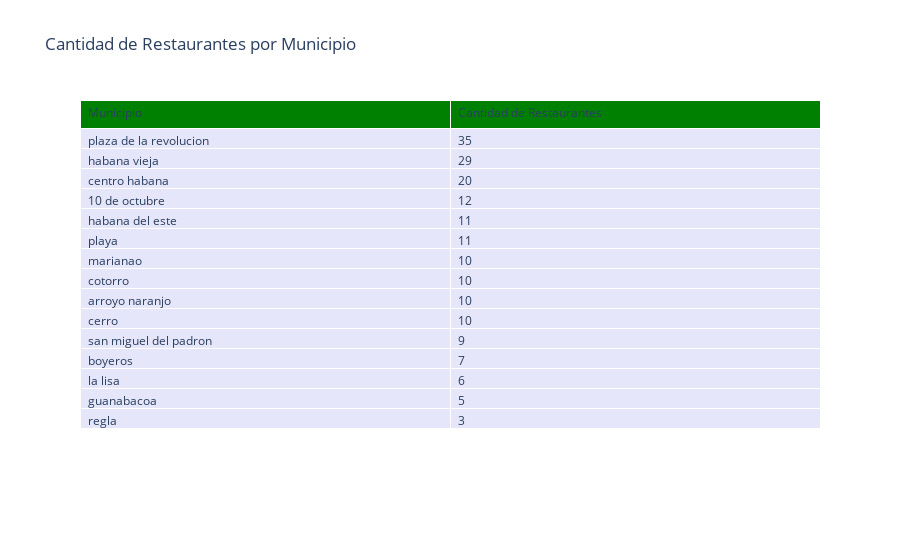

Here is the notebook cell this chart was saved with:
### Markdown cell above
Ya Alejandro lleva 3 años en los Estados Unidos y sus amigos le aconsejaron que lo mejor opción para ayudar a su familia en Cuba era poniéndoles un negocio, él estaba decidido a invertir en algo que no solo generara ingresos, sino que tambíen mejorara la calidad de vida de sus padres en La Habana. Muchos le sugirieron algunas de las opciones mas populares en Cuba, como revender productos Shein, sin embargo el tenía una visión diferente,  su objetivo era establecer un negocio autosuficiente, y sabiendo ya que no habia mujer en La Habana que cocinara mejor que su vieja, decidió que abrir un restaurante era la mejor opción para lograr su objetivo....
Su madre Caridad, una ama de casa que dedicó toda su vida a su esposo, a su hijo y a la cocina, casi infarta al escuchar la noticia de que por finnnn le van a empezar a pagar por cocinar algo que llevaba toda la vida haciendo por amor y sin ningún tipo de lucro.

Para que todo saliera bien, Alejandro sabía que necesitaba resalizar un análisis exhaustivo de la competencia, por lo que tomó una muestra de los restaurantes de toda La Habana...

### Code cell
#Tabla con la cantidad de jsons que hay de cada municipio :)
municipio = data2["location.municipe"].str.lower().str.strip()

restaurantes_municipio = municipio.value_counts().reset_index()
restaurantes_municipio.columns = ["municipio", "cantidad_restaurantes"]


fig = go.Figure(data=[go.Table(
    header=dict(values=["Municipio", "Cantidad de Restaurantes"],
                fill_color="green",
                align="left"),
    cells=dict(values=[restaurantes_municipio["municipio"], restaurantes_municipio["cantidad_restaurantes"]],
               fill_color="lavender",
               align="left"))
])


fig.update_layout(title="Cantidad de Restaurantes por Municipio")
fig.show()

total = restaurantes_municipio['cantidad_restaurantes'].sum()
print("Total de Restaurantes: ",total)

### Figure 1 — Plotly figure (JSON) as saved in the notebook; plotly's stock layout.template omitted (floating-point values rounded to 4 significant figures)
{"data": [{"cells": {"align": "left", "fill": {"color": "lavender"}, "values": [["plaza de la revolucion", "habana vieja", "centro habana", "10 de octubre", "habana del este", "playa", "marianao", "cotorro", "arroyo naranjo", "cerro", "san miguel del padron", "boyeros", "la lisa", "guanabacoa", "regla"], [35, 29, 20, 12, 11, 11, 10, 10, 10, 10, 9, 7, 6, 5, 3]]}, "header": {"align": "left", "fill": {"color": "green"}, "values": ["Municipio", "Cantidad de Restaurantes"]}, "type": "table"}], "layout": {"title": {"text": "Cantidad de Restaurantes por Municipio"}}}
